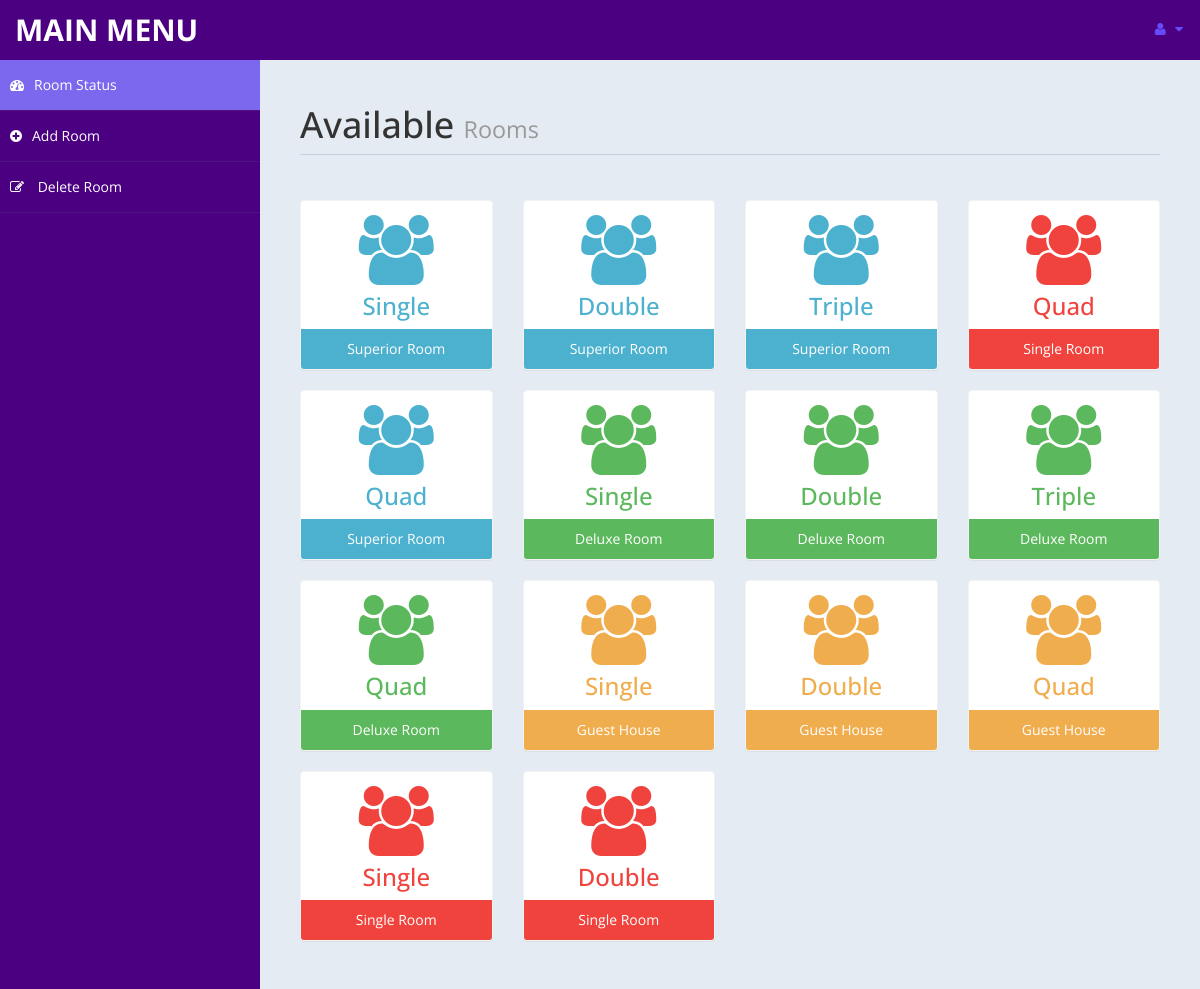
Screenshot of /admin/settings.php (signed in) with the database file from the repository.
### tables this page shows
CREATE TABLE `room` (
  `id` int(10) UNSIGNED NOT NULL,
  `type` varchar(15) DEFAULT NULL,
  `bedding` varchar(10) DEFAULT NULL,
  `place` varchar(10) DEFAULT NULL,
  `cusid` int(11) DEFAULT NULL
);

### admin/settings.php (the view, shortened to what this page needs)
<!DOCTYPE html>
<html xmlns="http://www.w3.org/1999/xhtml">
<head>
    <link href="assets/css/bootstrap.css" rel="stylesheet" />
    <link href="assets/css/font-awesome.css" rel="stylesheet" />
    <link href="assets/css/custom-styles.css" rel="stylesheet" />
</head>
<body>
    <div id="wrapper">
        <nav class="navbar navbar-default top-navbar" role="navigation">
            <div class="navbar-header">
                <a class="navbar-brand" href="home.php">MAIN MENU </a>
            </div>
            <ul class="nav navbar-top-links navbar-right">
                <li class="dropdown">
                    <a class="dropdown-toggle" data-toggle="dropdown" href="#" aria-expanded="false">
                        <i class="fa fa-user fa-fw"></i> <i class="fa fa-caret-down"></i>
                    </a>
                </li>
            </ul>
        </nav>
        <nav class="navbar-default navbar-side" role="navigation">
            <div class="sidebar-collapse">
                <ul class="nav" id="main-menu">
                    <li>
                        <a class="active-menu" href="settings.php"><i class="fa fa-dashboard"></i>Room Status</a>
                    </li>
					<li>
                        <a  href="room.php"><i class="fa fa-plus-circle"></i>Add Room</a>
                    </li>
                    <li>
                        <a   href="roomdel.php"><i class="fa fa-pencil-square-o"></i> Delete Room</a>
                    </li>
            </div>
        </nav>
        <div id="page-wrapper" >
            <div id="page-inner">
			 <div class="row">
                    <div class="col-md-12">
                        <h1 class="page-header">
                           Available <small> Rooms</small>
                        </h1>
                    </div>
                </div>
            <?php
						include ('db.php');
						$sql = "select * from room";
						$re = mysqli_query($con,$sql)
				?>
                <div class="row">
				<?php
										while($row= mysqli_fetch_array($re))
										{
												$id = $row['type'];
											if($id == "Superior Room")
											{
												echo"<div class='col-md-3 col-sm-12 col-xs-12'>
													<div class='panel panel-primary text-center no-boder bg-color-blue'>
														<div class='panel-body'>
															<i class='fa fa-users fa-5x'></i>
															<h3>".$row['bedding']."</h3>
														</div>
														<div class='panel-footer back-footer-blue'>
															".$row['type']."
														</div>
													</div>
												</div>";
											}
											else if ($id == "Deluxe Room")
											{
												echo"<div class='col-md-3 col-sm-12 col-xs-12'>
													<div class='panel panel-primary text-center no-boder bg-color-green'>
														<div class='panel-body'>
															<i class='fa fa-users fa-5x'></i>
															<h3>".$row['bedding']."</h3>
														</div>
														<div class='panel-footer back-footer-green'>
															".$row['type']."
														</div>
													</div>
												</div>";
											}
											else if($id =="Guest House")
											{
												echo"<div class='col-md-3 col-sm-12 col-xs-12'>
													<div class='panel panel-primary text-center no-boder bg-color-brown'>
														<div class='panel-body'>
															<i class='fa fa-users fa-5x'></i>
															<h3>".$row['bedding']."</h3>
														</div>
														<div class='panel-footer back-footer-brown'>
															".$row['type']."
														</div>
													</div>
												</div>";
											}
											else if($id =="Single Room")
											{
												echo"<div class='col-md-3 col-sm-12 col-xs-12'>
													<div class='panel panel-primary text-center no-boder bg-color-red'>
														<div class='panel-body'>
															<i class='fa fa-users fa-5x'></i>
															<h3>".$row['bedding']."</h3>
														</div>
														<div class='panel-footer back-footer-red'>
															".$row['type']."
														</div>
													</div>
												</div>";
											}
										}
									?>
                </div>
            </div>
        </div>
</body>
</html>

### admin/assets/css/custom-styles.css (style rules this page uses)
body { font-family: 'Open Sans', sans-serif; }
#wrapper { width: 100%; background: #4b0082; }
#page-wrapper { padding: 15px 15px; min-height: 600px; background: #E5EBF2; }
#page-inner { width: 100%; margin: 10px 20px 10px 0px; background-color: transparent; padding: 10px; min-height: 1200px; }
.text-center { text-align: center; }
.no-boder { border: 1px solid #f3f3f3; }
h1, .h1, h2, .h2, h3, .h3 { margin-top: 7px; margin-bottom: -5px; }
.page-header { padding-bottom: 9px; margin: 10px 0 45px; border-bottom: 1px solid #C7D1DD; }
.bg-color-green { background-color: #fff; color: #5cb85c; }
.bg-color-blue { background-color: #fff; color: #4CB1CF }
.bg-color-red { background-color: #fff; color: #F0433D; }
.bg-color-brown { background-color: #fff; color: #f0ad4e; }
.back-footer-green { background-color: #5cb85c; color: #fff; border-top: 0px solid #fff; }
.back-footer-red { background-color: #F0433D; color: #fff; border-top: 0px solid #fff; }
.back-footer-blue { background-color: #4CB1CF; color: #fff; border-top: 0px solid #fff; }
.back-footer-brown { background-color: #f0ad4e; color: #fff; border-top: 0px solid #fff; }
.top-navbar { margin: 0px; }
.top-navbar .navbar-brand { color: #fff; width: 260px; text-align: left; height: 60px; font-size: 30px; font-weight: 700; text-transform: uppercase; line-height: 30px; }
.top-navbar .nav>li { position: relative; display: inline-block; }
.top-navbar .nav>li>a { position: relative; display: block; padding: 19px 15px; color: #664cf8; }
.active-menu { background-color: #7B68EE!important; }
.sidebar-collapse, .sidebar-collapse .nav { background: none; }
.sidebar-collapse .nav { padding: 0; }
.sidebar-collapse .nav>li>a { color: #fff; background: transparent; text-shadow: none; }
.sidebar-collapse>.nav>li>a { padding: 15px 10px; }
.sidebar-collapse>.nav>li { border-bottom: 1px solid rgba(107, 108, 109, 0.19); }
.navbar-side { border: none; background-color: transparent; }
.top-navbar { background: #4b0082; border-bottom: none; }
.top-navbar .nav>li>a>i { margin-right: 2px; }
.navbar-default { border: 0px solid black; }
.navbar-header { background: #4b0082; }
.nav>li>a>i { margin-right: 10px; }
@media (min-width:768px) { #page-wrapper { margin: 0 0 0 260px; padding: 15px 30px; min-height: 1200px; } }
@media (min-width:768px) { .navbar-side { z-index: 1; position: absolute; width: 260px; } }
@media (min-width:768px) { .navbar { border-radius: 0px; } }

### rows the page displays
room: bedding "Single", type "Superior Room"
room: bedding "Double", type "Superior Room"
room: bedding "Triple", type "Superior Room"
room: bedding "Quad", type "Single Room"
room: bedding "Quad", type "Superior Room"
room: bedding "Single", type "Deluxe Room"
room: bedding "Double", type "Deluxe Room"
room: bedding "Triple", type "Deluxe Room"
room: bedding "Quad", type "Deluxe Room"
room: bedding "Single", type "Guest House"
room: bedding "Double", type "Guest House"
room: bedding "Quad", type "Guest House"
room: bedding "Single", type "Single Room"
room: bedding "Double", type "Single Room"
